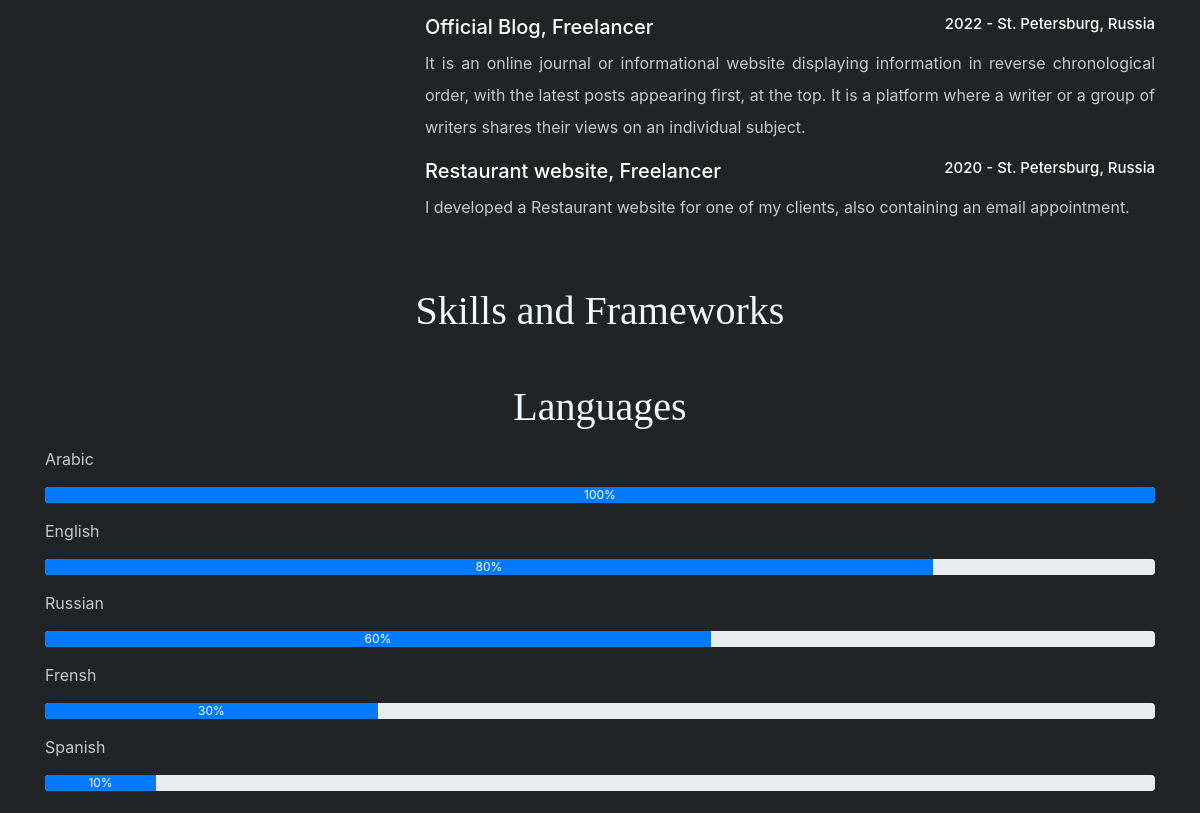
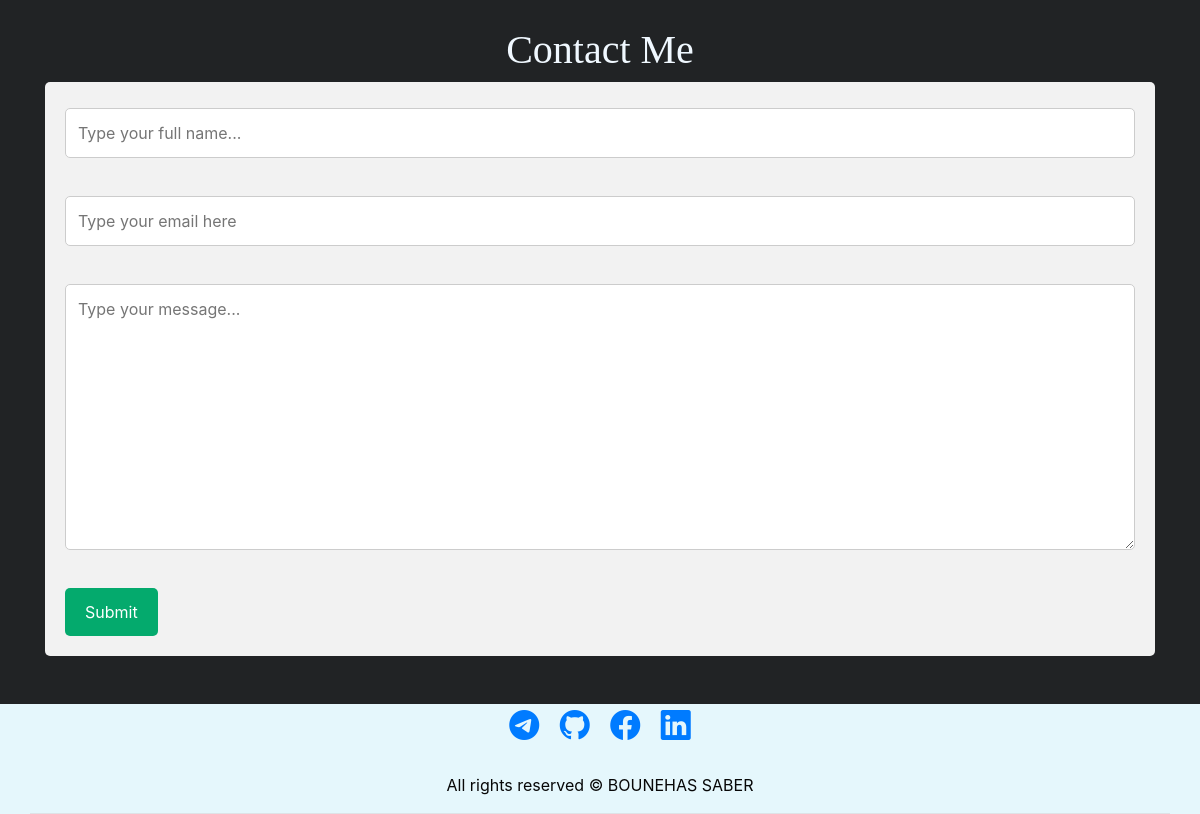
Before: / (lower part) with the older database file (2 pictures, top to bottom).
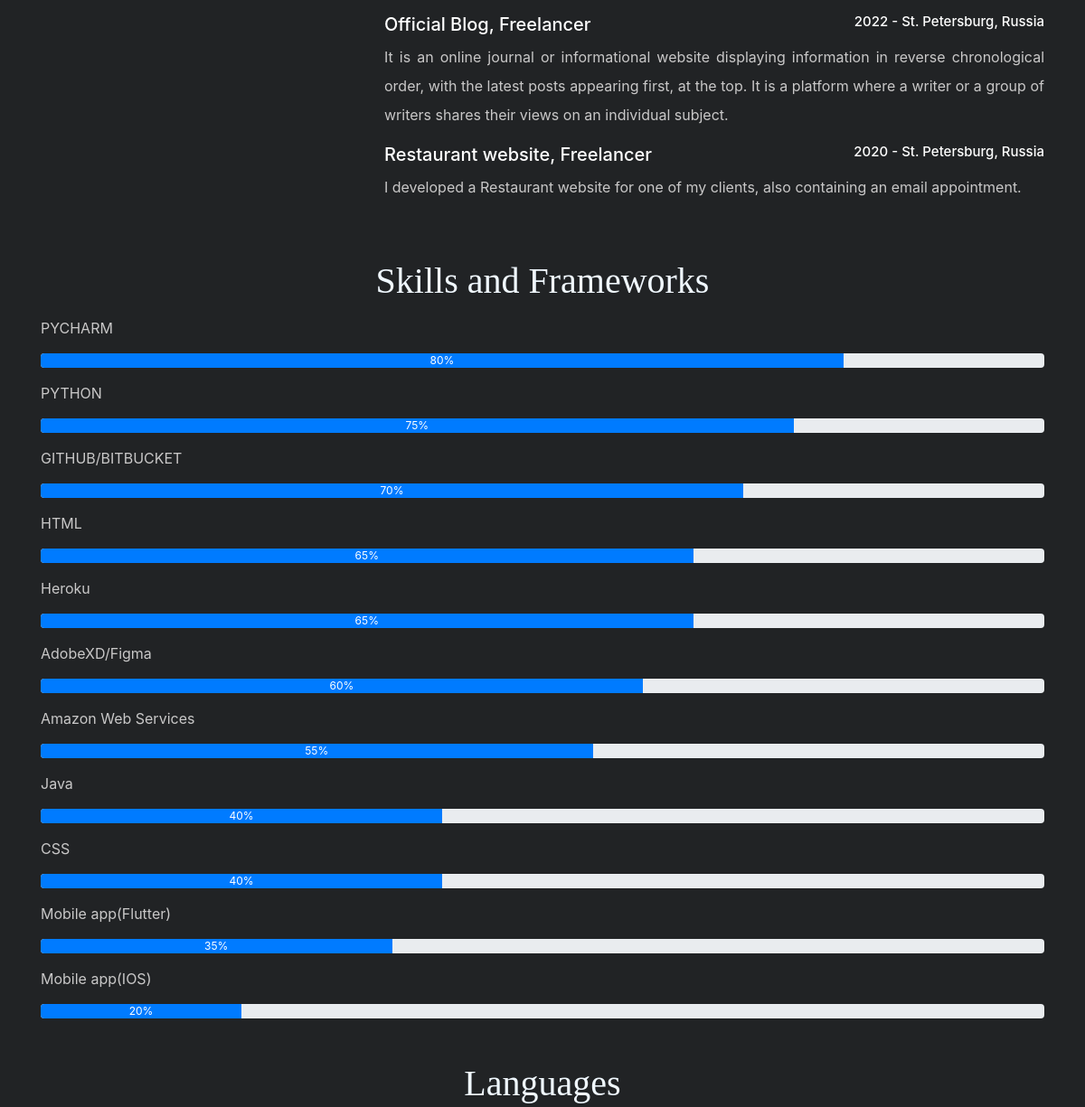
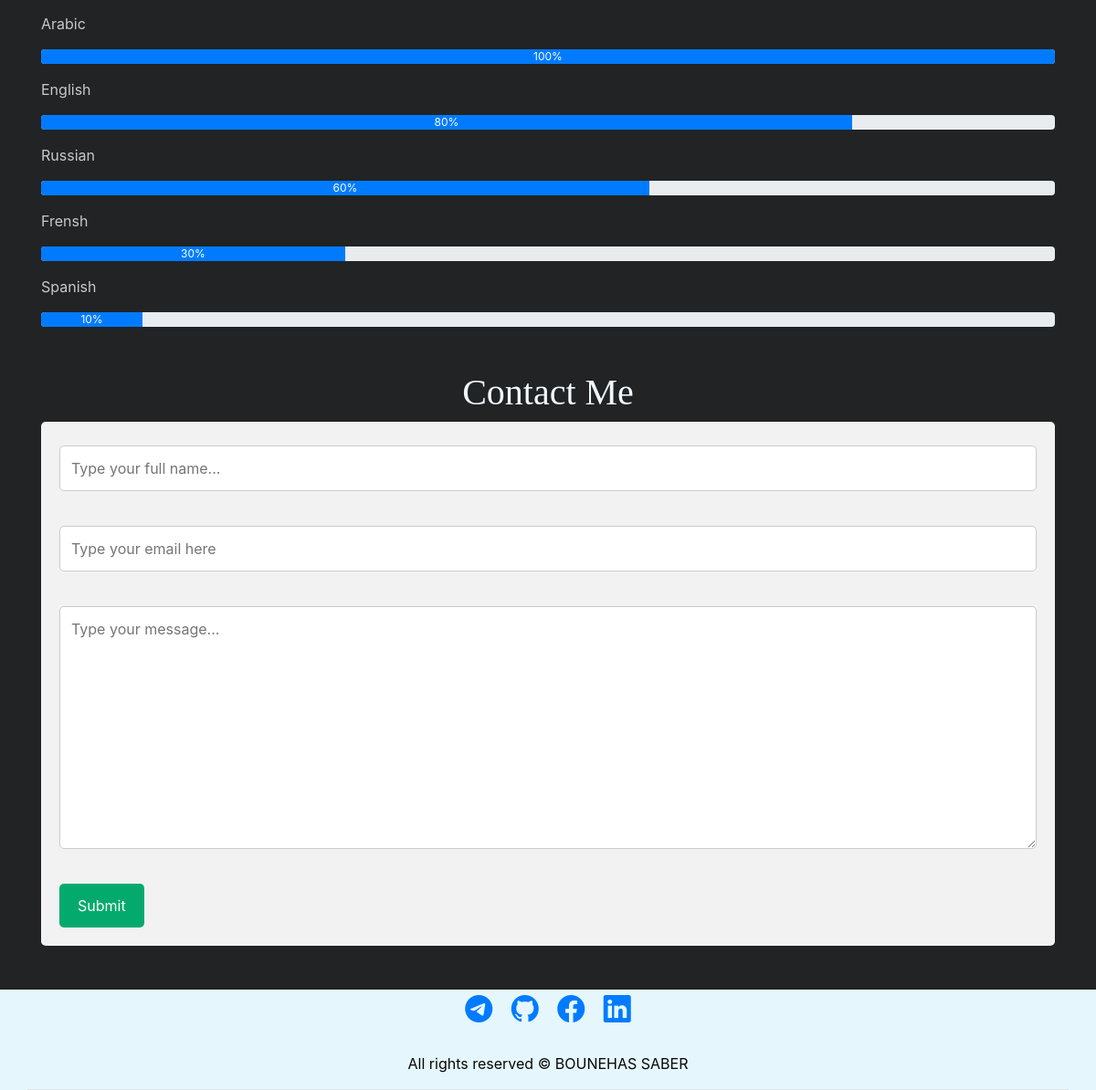
After: the same page with the newer database file (2 pictures, top to bottom).
### resumeApp/models.py (models this page shows, shortened)
class ProfessionalExperience(models.Model):
    title = models.CharField(max_length=200)
    category = models.ForeignKey(Category, on_delete=models.PROTECT)
    when = models.DateField()
    where = models.CharField(max_length=50)
    description = models.TextField()

class Category(models.Model):
    title = models.CharField(max_length=200)
    def __str__(self):
        return self.title

class SkillsFramework(models.Model):
    name = models.CharField(max_length=100)
    percent = models.IntegerField(default=10)

### resumeApp/views.py (the view)
# urls.py: path("", views.home, name="home"),
def home(request):
    if request.method == 'POST':
        form = ContactForm(request.POST)
        if form.is_valid():
            email = form.cleaned_data['full_name']
            name = form.cleaned_data['email']
            content = form.cleaned_data['content']
            print(f"The form is valid {email}-{name}-{content}")
            send_mail(
                name,  # subject
                content,  # message
                email,  # from
                ['justdjangotest@gmail.com'],  # to whom
                fail_silently=False,
            )
            return redirect('home')
    else:
        form = ContactForm()
    context = {
        'form': form
    }
    return render(request, 'home.html', context)

### resumeApp/forms.py
class ContactForm(forms.Form):
    full_name = forms.CharField(max_length=250)
    email = forms.EmailField()
    content = forms.CharField(widget=forms.Textarea)
    def __init__(self, *args, **kwargs):
        super(ContactForm, self).__init__(*args, **kwargs)
        self.fields['full_name'].label = ""
        self.fields['email'].label = ""
        self.fields['content'].label = ""
        self.fields['full_name'].widget.attrs['placeholder'] = 'Type your full name...'
        self.fields['content'].widget.attrs['placeholder'] = 'Type your message...'
        self.fields['email'].widget.attrs['name'] = 'email'
        self.fields['email'].widget.attrs['type'] = 'text'
        self.fields['email'].widget.attrs['placeholder'] = 'Type your email here'
        for field in ['full_name', 'email', 'content']:
            self.fields[field].help_text = None

### resumeApp/views.py (called while the page is built)
def get_infos(request):
    about_me = WhoAmI.objects.all()
    context = {
        'about_me': about_me,
    }
    return context

def get_online_courses(request):
    online_courses = OnlineCourses.objects.all()
    context = {
        'online_courses': online_courses,
    }
    return context

def get_professional_experience(request):
    experiences = ProfessionalExperience.objects.all()
    context = {
        'experiences': experiences,
    }
    return context

def skills_frameworks(request):
    skills = SkillsFramework.objects.all()
    context = {
        'skills': skills,
    }
    return context

### resumeApp/templates/home.html (shortened to what this page needs)
{% extends 'partials/base.html' %}
{% load static %}
{% block content %}
    <div class="container my-5" style="margin-top:100px">
        <div class="row my-5" id="experience-me">
            <div class="col-md-4">
            </div>
            <div class="col-md-8 mt-2 myname">
                {% for exp in experiences %}
                    <h5 style="color: white">{{ exp.title }}, {{ exp.category }}
                        <span class="float-right where">{{ exp.when|date:"Y" }} - {{ exp.where }}</span>
                    </h5>
                    <p>{{ exp.description }}</p>
                {% endfor %}
            </div>
        </div>
        <div class="skills-and-frameworks">
            <div class="text-center">
                <h1>Skills and Frameworks</h1>
            </div>
            {% for progress in skills %}
                <p class="mt-3">{{ progress.name }}</p>
                <div class="progress">
                    <div class="progress-bar progress-box" role="progressbar" style="width: {{ progress.percent }}%;"
                         aria-valuenow="{{ progress.percent }}"
                         aria-valuemin="0" aria-valuemax="100">{{ progress.percent }}%
                    </div>
                </div>
            {% endfor %}
        </div>
        <div class="languages title-center my-5">
            <div class="text-center mt-5">
                <h1>Languages</h1>
            </div>
            <p class="mt-3">Arabic</p>
            <div class="progress">
                <div class="progress-bar" role="progressbar" style="width: 100%;"
                     aria-valuenow="100" aria-valuemin="0" aria-valuemax="100">100%
                </div>
            </div>
            <p class="mt-3">English</p>
            <div class="progress">
                <div class="progress-bar" role="progressbar" style="width: 80%;"
                     aria-valuenow="100" aria-valuemin="0" aria-valuemax="100">80%
                </div>
            </div>
            <p class="mt-3">Russian</p>
            <div class="progress">
                <div class="progress-bar" role="progressbar" style="width: 60%;"
                     aria-valuenow="60" aria-valuemin="0" aria-valuemax="60">60%
                </div>
            </div>
            <p class="mt-3">Frensh</p>
            <div class="progress">
                <div class="progress-bar" role="progressbar" style="width: 30%;"
                     aria-valuenow="30" aria-valuemin="0" aria-valuemax="30">30%
                </div>
            </div>
            <p class="mt-3">Spanish</p>
            <div class="progress">
                <div class="progress-bar" role="progressbar" style="width: 10%;"
                     aria-valuenow="10" aria-valuemin="0" aria-valuemax="10">10%
                </div>
            </div>
        </div>
        {% include 'contact.html' %}
    </div>
{% endblock %}

### templates/partials/base.html (shortened to what this page needs)
{% load static %}
<!DOCTYPE html>
<html lang="en">
<head>
    <link href="https://cdn.jsdelivr.net/npm/bootstrap@5.2.1/dist/css/bootstrap.min.css" rel="stylesheet"
>
    <link rel="stylesheet" href="https://cdn.jsdelivr.net/npm/bootstrap@4.0.0/dist/css/bootstrap.min.css"
>
    <link href="https://cdn.jsdelivr.net/npm/bootstrap-icons@1.3.0/font/bootstrap-icons.css" rel="stylesheet">
    <link rel="stylesheet" href="{% static 'css/styles.css' %}">
</head>
<body>
{% block content %}
{% endblock %}
{% include 'partials/footer.html' %}
</body>
</html>

### resumeApp/templates/contact.html (shortened to what this page needs)
<h1 class="text-center">Contact Me</h1>
<div class="container-div" id="contact-me">
    <form action="." method="post">
        {{ form.as_p }}
        <input type="submit" value="Submit">
    </form>
</div>

### templates/partials/footer.html (shortened to what this page needs)
<footer style="background-color: #e5f7fc;">
    <div class="container border-bottom">
        <section class="contact-me text-center">
            <div class="container my-3">
                <div class="col">
                    <a href="https://telegram.me/HardyDon" target="_blank">
                        <i class="bi bi-telegram teleg mx-2"></i></a>
                    <a href="https://github.com/SaberHardy" target="_blank">
                        <i class="bi bi-github teleg mx-2"></i></a>
                    <a href="https://www.facebook.com/saberbounehas" target="_blank">
                        <i class="bi bi-facebook teleg mx-2"></i></a>
                    <a href="https://www.linkedin.com/in/saberbounehas/" target="_blank">
                        <i class="bi bi-linkedin teleg mx-2"></i></a>
                </div>
            </div>
        </section>
        <div class="row">
            <div class="col-md-12 col-sm-12">
                <div class="row">
                    <div class="col-xs-12 col-sm-12 col-md-12 mt-2 mt-sm-2 text-center text-white">
                        <p class="rights">All rights reserved &copy; <em id="date"></em>BOUNEHAS SABER</p>
                    </div>
                </div>
            </div>
        </div>
    </div>
</footer>

### static/css/styles.css (style rules this page uses)
body { background-color: #212325; }
p, h2, h3, h4, ul, li { color: #c9c8c8; }
h1 { color: aliceblue; font-family: Zapfino; }
.myname p { text-align: justify; text-justify: inter-word; line-height: 2rem; }
.rights, h5 { color: #070707; }
.teleg { font-size: 30px; }
input[type=text], textarea { width: 100%; padding: 12px; border: 1px solid #ccc; border-radius: 5px; box-sizing: border-box; margin-top: 6px; margin-bottom: 16px; resize: vertical; }
input[type=email] { width: 100%; padding: 12px; border: 1px solid #ccc; border-radius: 5px; box-sizing: border-box; margin-top: 6px; margin-bottom: 16px; resize: vertical; }
input[type=submit] { background-color: #04AA6D; color: white; padding: 12px 20px; border: none; border-radius: 5px; cursor: pointer; }
.container-div { border-radius: 5px; background-color: #f2f2f2; padding: 20px; }
a:link, a:focus, a:visited { text-decoration: none; font-size: 15px; }
.where { font-size: 15px; }

Changed rows visible on the page:
added SkillsFramework: name "PYCHARM", percent "80"
added SkillsFramework: name "PYTHON", percent "75"
added SkillsFramework: name "GITHUB/BITBUCKET", percent "70"
added SkillsFramework: name "HTML", percent "65"
added SkillsFramework: name "Heroku", percent "65"
added SkillsFramework: name "AdobeXD/Figma", percent "60"
added SkillsFramework: name "Amazon Web Services", percent "55"
added SkillsFramework: name "Java", percent "40"
added SkillsFramework: name "CSS", percent "40"
added SkillsFramework: name "Mobile app(Flutter)", percent "35"
added SkillsFramework: name "Mobile app(IOS)", percent "20"
